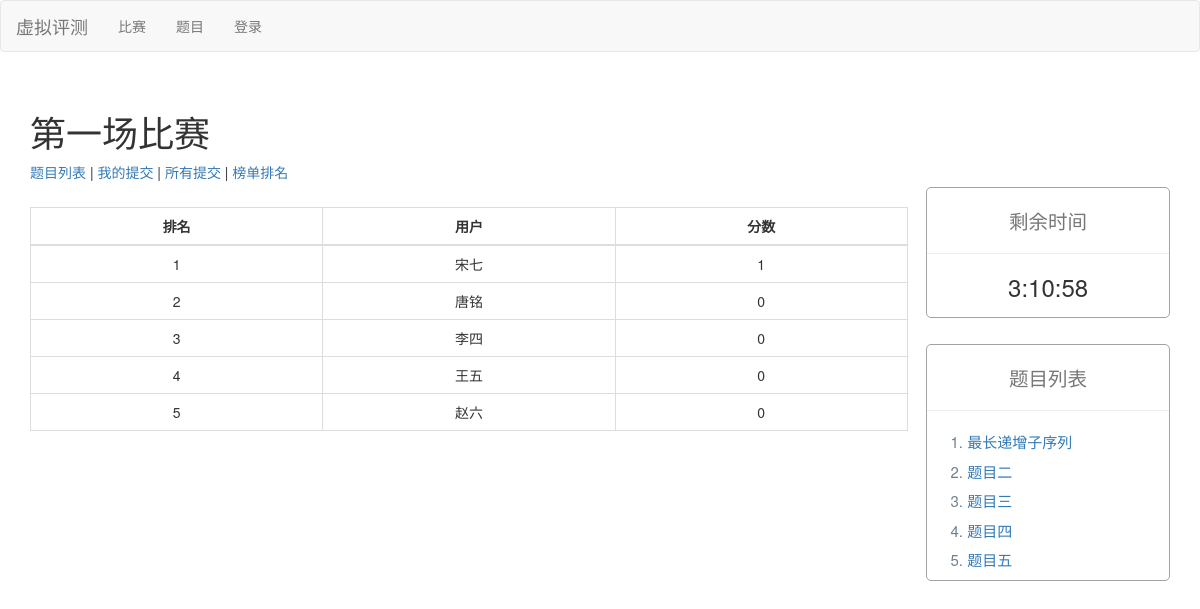
/contest/1/rank, run on an earlier commit of the app's database.
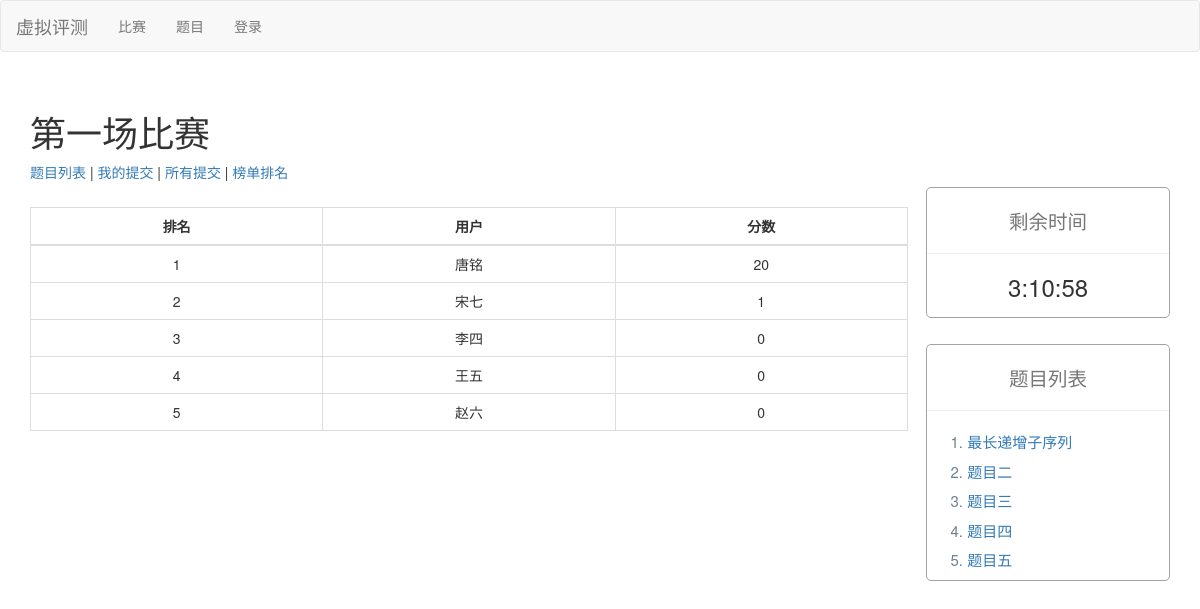
And on a later commit of the database.
### contest/models.py (models this page shows, shortened)
class ContestUserRank(models.Model):
    user = models.ForeignKey(User, on_delete=models.CASCADE)
    contest = models.ForeignKey(Contest, on_delete=models.CASCADE)
    solved_problem_id_list = models.TextField(default='[]')
    total_score = models.IntegerField(default=0)

### problem/models.py (models this page shows, shortened)
class Problem(models.Model):
    title = models.TextField(default='无可奉告')
    description = models.TextField(default='无可奉告')
    time_limit = models.TextField(default='无可奉告')
    memory_limit = models.TextField(default='无可奉告')
    problem_id = models.IntegerField(default=-1)  # oj上的题目id
    input_description = models.TextField(default='无可奉告')
    output_description = models.TextField(default='无可奉告')
    sample_input = models.TextField(default='无可奉告')
    sample_output = models.TextField(default='无可奉告')
    accept_count = models.IntegerField(default=0)
    score = models.IntegerField(default=0)

### contest/views.py (the view)
# urls.py: path('<int:contest_id>/rank',views.contest_rank),
def contest_rank(request, contest_id):
    contest = Contest.objects.get(id=contest_id)
    user_ranks = contest.contestuserrank_set.all().order_by('-total_score')
    problem_id_list = eval(contest.problem_id_list)
    problem_list = Problem.objects.filter(id__in=problem_id_list)
    template_args = {
        'contest': contest,
        'problem_list': problem_list,
        'user_ranks': user_ranks
    }
    return render(request, 'contest_rank.html', template_args)

### templates/contest_rank.html
{% extends 'contest_base.html' %}
{% block contest_base %}
<div >
    <br>
    <table class="table table-bordered text-center">
        <thead align="center">
            <tr>
                <th>排名</th>
                <th>用户</th>
                <th>分数</th>
            </tr>
        </thead>
        <tbody>
            {% for user_rank in user_ranks %}
            <tr>
                <td>{{ forloop.counter }}</td>
                <td>{{ user_rank.user.first_name }}{{ user_rank.user.last_name }}</td>
                <td>{{ user_rank.total_score }}</td>
            </tr>
            {% endfor %}
        </tbody>
    </table>
</div>
{% endblock contest_base %}

### templates/contest_base.html
{% extends 'base.html' %}
{% block base %}
<body>
    <div>
        <h1>{{ contest.title }}</h1>
        <div style="width:75%;height:25px;">
            <a href=".">题目列表</a> |
            <a href="mysubmit">我的提交</a> |
            <a href="judge">所有提交</a> |
            <a href="rank">榜单排名</a>
        </div>
        <div style="width:77%;height:200px;display: inline-block;">
            {% block contest_base %}
            {% endblock contest_base %}
        </div>
        <div style=" width:23%;height:100px;float : right;">
            <div class="text-center">
                <div style="margin-left: 7%;" class="border">
                    <h2 style="margin-top:5%"><small> 剩余时间 </small></h2>
                    <hr>
                    <h3 style="margin-bottom: 7%;">3:10:58</h3>
                </div>
            </div>
            <div style="margin-left: 7%;margin-top:10%;" class="border">
                <div style="height:15%">
                    <h2 style="margin-top:5%" class="text-center"><small> 题目列表 </small></h2>
                </div>
                <hr>
                <div>
                    <ol style="margin-top: 0%;">
                        {% for problem in problem_list %}
                        <li class="list_text"><a href="{{ problem.id }}">
                            {{ problem.title }}
                        </a></li>
                        {% endfor %}
                    </ol>
                </div>
            </div>
        </div>
    </div>
</body>
</html>
{% endblock base %}

What changed in the data, as far as the page shows it:
changed ContestUserRank (number 1 of 5 on the later page): total_score "0" → "20"; moves up the list
